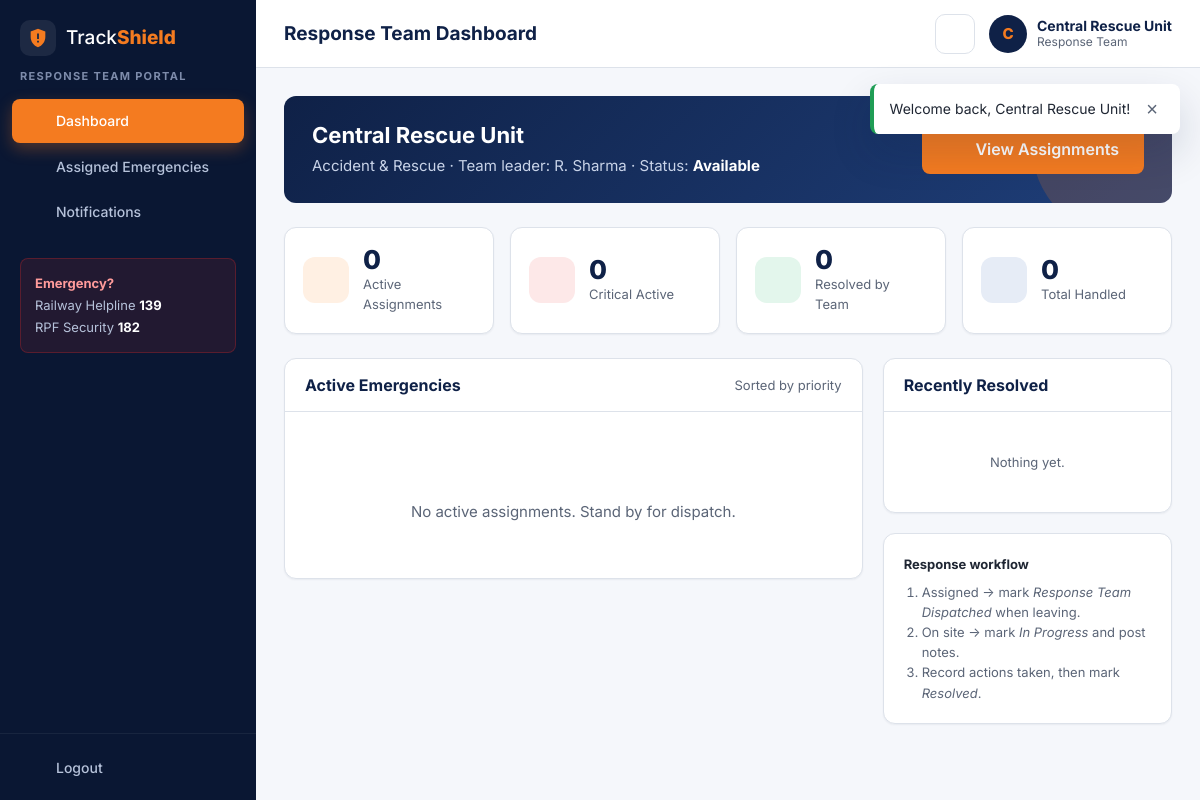
/response/dashboard.php (signed in), run on the app's committed database.
### tables this page shows
CREATE TABLE users (
  id          INT UNSIGNED NOT NULL AUTO_INCREMENT,
  full_name   VARCHAR(100) NOT NULL,
  email       VARCHAR(150) NOT NULL,
  phone       VARCHAR(20)  NOT NULL,
  password    VARCHAR(255) NOT NULL,
  role        ENUM('passenger','response','admin') NOT NULL DEFAULT 'passenger',
  status      ENUM('active','inactive') NOT NULL DEFAULT 'active',
  created_at  TIMESTAMP NOT NULL DEFAULT CURRENT_TIMESTAMP,
  PRIMARY KEY (id),
  UNIQUE KEY uq_users_email (email),
  KEY idx_users_role (role),
  KEY idx_users_status (status)
);

CREATE TABLE response_teams (
  id              INT UNSIGNED NOT NULL AUTO_INCREMENT,
  user_id         INT UNSIGNED DEFAULT NULL,
  team_name       VARCHAR(100) NOT NULL,
  team_leader     VARCHAR(100) NOT NULL,
  email           VARCHAR(150) NOT NULL,
  phone           VARCHAR(20)  NOT NULL,
  specialization  VARCHAR(100) NOT NULL,
  availability    ENUM('Available','Busy','Off Duty') NOT NULL DEFAULT 'Available',
  created_at      TIMESTAMP NOT NULL DEFAULT CURRENT_TIMESTAMP,
  PRIMARY KEY (id),
  UNIQUE KEY uq_team_name (team_name),
  UNIQUE KEY uq_team_user (user_id),
  KEY idx_team_availability (availability),
  CONSTRAINT fk_teams_user FOREIGN KEY (user_id)
    REFERENCES users (id) ON DELETE SET NULL ON UPDATE CASCADE
);

### includes/auth.php (called while the page is built, shortened)
<?php
require_once __DIR__ . '/functions.php';
function is_logged_in(): bool
{
    return !empty($_SESSION['user_id']);
}
function current_user(): ?array
{
    static $user = false;
    if ($user === false) {
        $user = null;
        if (is_logged_in()) {
            $stmt = db()->prepare('SELECT id, full_name, email, phone, role, status FROM users WHERE id = ?');
            $stmt->execute([$_SESSION['user_id']]);
            $user = $stmt->fetch() ?: null;
        }
    }
    return $user;
}
function require_role(string ...$roles): array
{
    $user = current_user();
    return $user;
}
function current_team(int $userId): ?array
{
    $stmt = db()->prepare('SELECT * FROM response_teams WHERE user_id = ?');
    $stmt->execute([$userId]);
    return $stmt->fetch() ?: null;
}

### config/database.php (called while the page is built, shortened)
<?php
function db(): PDO
{
    static $pdo = null;
    if ($pdo === null) {
        $dsn = 'mysql:host=' . DB_HOST . ';port=' . DB_PORT . ';dbname=' . DB_NAME . ';charset=utf8mb4';
        try {
            $pdo = new PDO($dsn, DB_USER, DB_PASS, [
                PDO::ATTR_ERRMODE            => PDO::ERRMODE_EXCEPTION,
                PDO::ATTR_DEFAULT_FETCH_MODE => PDO::FETCH_ASSOC,
                PDO::ATTR_EMULATE_PREPARES   => false,
            ]);
            $pdo->exec("SET time_zone = '" . (new DateTime())->format('P') . "'");
        } catch (PDOException $e) {
            error_log('TrackShield DB connection failed: ' . $e->getMessage());
            http_response_code(500);
            exit(APP_DEBUG ? 'Database connection failed: ' . htmlspecialchars($e->getMessage())
                           : 'Service temporarily unavailable. Please try again later.');
        }
    }
    return $pdo;
}

### response/dashboard.php (the view, shortened to what this page needs)
<?php
require_once __DIR__ . '/../includes/auth.php';
$user = require_role('response');
$pdo = db();
$team = current_team((int) $user['id']);
$stats = ['active' => 0, 'critical' => 0, 'resolved' => 0, 'total' => 0];
$active = $recentDone = [];
if ($team) {
    $s = $pdo->prepare("SELECT COUNT(*) total,
            COALESCE(SUM(a.assignment_status = 'Active'), 0) active,
            COALESCE(SUM(a.assignment_status = 'Active' AND e.priority = 'Critical'), 0) critical,
            COALESCE(SUM(a.assignment_status = 'Completed' AND e.status = 'Resolved'), 0) resolved
        FROM emergency_assignments a JOIN emergencies e ON e.id = a.emergency_id
        WHERE a.team_id = ? AND a.assignment_status <> 'Reassigned'");
    $s->execute([$team['id']]);
    $stats = $s->fetch();
    $s = $pdo->prepare("SELECT e.*, c.category_name, a.assigned_at FROM emergency_assignments a
        JOIN emergencies e ON e.id = a.emergency_id JOIN emergency_categories c ON c.id = e.category_id
        WHERE a.team_id = ? AND a.assignment_status = 'Active'
        ORDER BY FIELD(e.priority, 'Critical', 'High', 'Medium'), a.assigned_at");
    $s->execute([$team['id']]);
    $active = $s->fetchAll();
    $s = $pdo->prepare("SELECT e.id, e.reference_number, e.title, e.status, a.completed_at FROM emergency_assignments a
        JOIN emergencies e ON e.id = a.emergency_id
        WHERE a.team_id = ? AND a.assignment_status = 'Completed' ORDER BY a.completed_at DESC LIMIT 5");
    $s->execute([$team['id']]);
    $recentDone = $s->fetchAll();
}
$pageTitle = 'Response Team Dashboard';
$layout = 'app';
require __DIR__ . '/../includes/header.php';
?>
<?php if (!$team): ?>
    <div class="alert alert-warning">Your account is not linked to a response team yet. Please contact the administrator.</div>
<?php else: ?>
<section class="welcome">
    <div>
        <h2><?= e($team['team_name']) ?></h2>
        <p><?= e($team['specialization']) ?> &middot; Team leader: <?= e($team['team_leader']) ?> &middot; Status: <strong style="color:#fff"><?= e($team['availability']) ?></strong></p>
    </div>
    <a class="btn btn-accent btn-lg" href="<?= e(url('response/assigned-emergencies.php')) ?>"><?= icon('list') ?> View Assignments</a>
</section>
<div class="stat-grid">
    <div class="stat-card"><span class="ic ic-orange"><?= icon('activity', 22) ?></span><div><div class="val"><?= (int)$stats['active'] ?></div><div class="lbl">Active Assignments</div></div></div>
    <div class="stat-card"><span class="ic ic-red"><?= icon('alert', 22) ?></span><div><div class="val"><?= (int)$stats['critical'] ?></div><div class="lbl">Critical Active</div></div></div>
    <div class="stat-card"><span class="ic ic-green"><?= icon('check', 22) ?></span><div><div class="val"><?= (int)$stats['resolved'] ?></div><div class="lbl">Resolved by Team</div></div></div>
    <div class="stat-card"><span class="ic ic-navy"><?= icon('file', 22) ?></span><div><div class="val"><?= (int)$stats['total'] ?></div><div class="lbl">Total Handled</div></div></div>
</div>
<div class="grid-main-side">
    <div class="card">
        <div class="card-header"><h3>Active Emergencies</h3><span class="muted small">Sorted by priority</span></div>
        <?php if (!$active): ?>
            <div class="empty-state"><?= icon('check', 40) ?><p>No active assignments. Stand by for dispatch.</p></div>
        <?php else: foreach ($active as $r): ?>
            <a class="list-item" style="color:inherit" href="<?= e(url('response/emergency-details.php?id=' . (int)$r['id'])) ?>">
                <span class="ic <?= $r['priority'] === 'Critical' ? 'ic-red' : ($r['priority'] === 'High' ? 'ic-orange' : 'ic-navy') ?>"><?= icon('alert', 18) ?></span>
                <div class="body">
                    <strong><?= e($r['title']) ?></strong>
                    <span class="muted small"><span class="mono"><?= e($r['reference_number']) ?></span> · <?= e($r['category_name']) ?> · <?= e($r['station_name']) ?><?= $r['train_number'] ? ' · Train ' . e($r['train_number']) : '' ?></span>
                    <span class="muted small" style="display:block"><?= icon('map', 14) ?> <?= e($r['location']) ?> · assigned <?= e(time_ago($r['assigned_at'])) ?></span>
                </div>
                <div style="display:flex;flex-direction:column;gap:6px;align-items:flex-end"><?= priority_badge($r['priority']) ?><?= status_badge($r['status']) ?></div>
            </a>
        <?php endforeach; endif; ?>
    </div>
    <div class="stack">
        <div class="card">
            <div class="card-header"><h3>Recently Resolved</h3></div>
            <?php if (!$recentDone): ?><div class="empty-state small">Nothing yet.</div><?php endif; ?>
        </div>
        <div class="card"><div class="card-body small">
            <strong>Response workflow</strong>
            <ol class="muted" style="padding-left:18px;margin:8px 0 0">
                <li>Assigned &rarr; mark <em>Response Team Dispatched</em> when leaving.</li>
                <li>On site &rarr; mark <em>In Progress</em> and post notes.</li>
                <li>Record actions taken, then mark <em>Resolved</em>.</li>
            </ol>
        </div></div>
    </div>
</div>
<?php endif; ?>
<?php require __DIR__ . '/../includes/footer.php'; ?>

### includes/navbar.php (shortened to what this page needs)
<?php
$navUser = current_user();
$currentScript = basename($_SERVER['SCRIPT_NAME'] ?? '');
$brand = '<a class="brand" href="' . e(url('index.php')) . '"><span class="brand-mark" aria-hidden="true"><svg viewBox="0 0 24 24" width="22" height="22"><path fill="currentColor" d="M12 2 4 5v6c0 5 3.4 9.7 8 11 4.6-1.3 8-6 8-11V5l-8-3Zm-1 5h2v6h-2V7Zm0 8h2v2h-2v-2Z"/></svg></span><span>Track<strong>Shield</strong></span></a>';
if ($layout !== 'app'): ?>
<header class="site-nav">
    <div class="container nav-inner">
        <?= $brand ?>
        <button class="nav-toggle" type="button" aria-label="Toggle navigation" aria-expanded="false" data-toggle="nav"><?= icon('menu') ?></button>
        <nav class="nav-links" id="siteNav">
            <a href="<?= e(url('index.php#features')) ?>">Features</a>
            <a href="<?= e(url('index.php#how-it-works')) ?>">How it Works</a>
            <a href="<?= e(url('index.php#helplines')) ?>">Helplines</a>
            <?php if ($navUser): ?>
                <a class="btn btn-primary btn-sm" href="<?= e(url(dashboard_path($navUser['role']))) ?>">My Dashboard</a>
            <?php else: ?>
                <a href="<?= e(url('login.php')) ?>" class="<?= $currentScript === 'login.php' ? 'active' : '' ?>">Login</a>
                <a class="btn btn-accent btn-sm" href="<?= e(url('register.php')) ?>">Register</a>
            <?php endif; ?>
        </nav>
    </div>
</header>
<main class="site-main">
<?php else:
    $navRole = $navUser['role'] ?? 'passenger';
    $menus = [
        'passenger' => [
            ['passenger/dashboard.php', 'Dashboard', 'dashboard'],
            ['passenger/report-emergency.php', 'Report Emergency', 'alert'],
            ['passenger/my-emergencies.php', 'My Emergencies', 'list'],
            ['passenger/notifications.php', 'Notifications', 'bell'],
        ],
        'response' => [
            ['response/dashboard.php', 'Dashboard', 'dashboard'],
            ['response/assigned-emergencies.php', 'Assigned Emergencies', 'list'],
            ['response/notifications.php', 'Notifications', 'bell'],
        ],
        'admin' => [
            ['admin/dashboard.php', 'Dashboard', 'dashboard'],
            ['admin/emergencies.php', 'Emergencies', 'alert'],
            ['admin/manage-teams.php', 'Response Teams', 'team'],
            ['admin/manage-users.php', 'Users', 'users'],
            ['admin/categories.php', 'Categories', 'tag'],
            ['admin/reports.php', 'Reports & Analytics', 'chart'],
            ['admin/notifications.php', 'Notifications', 'bell'],
        ],
    ];
    $navRoleLabel = ['passenger' => 'Passenger', 'response' => 'Response Team', 'admin' => 'Administrator'][$navRole];
    $unread = $navUser ? unread_notification_count(db(), (int)$navUser['id']) : 0;
    $sectionMap = ['emergency-details.php' => ['passenger' => 'my-emergencies.php', 'admin' => 'emergencies.php', 'response' => 'assigned-emergencies.php'],
                   'assign-team.php' => ['admin' => 'emergencies.php'], 'update-status.php' => ['response' => 'assigned-emergencies.php']];
    $activeScript = $sectionMap[$currentScript][$navRole] ?? $currentScript;
?>
<div class="app">
    <aside class="sidebar" id="sidebar">
        <div class="sidebar-head"><?= $brand ?></div>
        <div class="sidebar-role"><?= e($navRoleLabel) ?> Portal</div>
        <nav class="sidebar-nav">
            <?php foreach ($menus[$navRole] as [$href, $label, $ic]): ?>
                <a href="<?= e(url($href)) ?>" class="<?= basename($href) === $activeScript ? 'active' : '' ?>">
                    <?= icon($ic) ?><span><?= e($label) ?></span>
                </a>
            <?php endforeach; ?>
        </nav>
        <div class="sidebar-help">
            <strong>Emergency?</strong>
            <span>Railway Helpline <b>139</b></span>
            <span>RPF Security <b>182</b></span>
        </div>
        <form method="post" action="<?= e(url('logout.php')) ?>" class="sidebar-logout">
            <button type="submit"><?= icon('logout') ?><span>Logout</span></button>
        </form>
    </aside>
    <div class="app-main">
        <header class="topbar">
            <h1 class="topbar-title"><?= e($pageTitle) ?></h1>
            <div class="topbar-actions">
                <a class="icon-btn bell" href="<?= e(url($navRole . '/notifications.php')) ?>" aria-label="Notifications">
                    <?= icon('bell') ?><?php if ($unread > 0): ?><span class="dot"><?= $unread > 9 ? '9+' : $unread ?></span><?php endif; ?>
                </a>
                <div class="user-chip">
                    <span class="avatar"><?= e(mb_strtoupper(mb_substr($navUser['full_name'] ?? '?', 0, 1))) ?></span>
                    <span class="user-meta"><strong><?= e($navUser['full_name'] ?? '') ?></strong><small><?= e($navRoleLabel) ?></small></span>
                </div>
            </div>
        </header>
        <main class="content">
<?php endif; ?>

### assets/css/style.css (style rules this page uses)
:root { --navy-900: #0a1733; --navy-800: #0f2147; --navy-700: #16305f; --navy-600: #1f3f7a; --navy-100: #e6ecf6; --orange-600: #e0670c; --orange-500: #f47b20; --orange-100: #fff0e3; --red-600: #d62828; --red-100: #fde8e8; --green-600: #1f9d55; --green-100: #e3f6ec; --amber-600: #b7791f; --amber-100: #fef5e1; --blue-600: #2563eb; --blue-100: #e5eefe; --purple-600: #7c3aed; --purple-100: #f1eafe; --teal-600: #0f8b8d; --teal-100: #e0f5f5; --grey-50: #f5f7fb; --grey-100: #eef1f6; --grey-200: #dde2ea; --grey-400: #9aa4b5; --grey-600: #5b6577; --grey-800: #1f2633; --white: #ffffff; --bg: var(--grey-50); --surface: var(--white); --text: var(--grey-800); --muted: var(--grey-600); --border: var(--grey-200); --radius: 12px; --radius-sm: 8px; --shadow-sm: 0 1px 2px rgba(15, 33, 71, .06); --shadow: 0 4px 16px rgba(15, 33, 71, .08); --shadow-lg: 0 18px 40px rgba(15, 33, 71, .16); --font: "Inter", system-ui, -apple-system, "Segoe UI", Roboto, Arial, sans-serif; }
*, *::before, *::after { box-sizing: border-box; }
html { scroll-behavior: smooth; }
body { margin: 0; font-family: var(--font); font-size: 15px; line-height: 1.55; color: var(--text); background: var(--bg); -webkit-font-smoothing: antialiased; }
a { color: var(--navy-600); text-decoration: none; }
h1, h2, h3, h4 { color: var(--navy-800); line-height: 1.25; margin: 0 0 .5em; }
p { margin: 0 0 1em; }
.muted { color: var(--muted); }
.small { font-size: 13px; }
.brand { display: inline-flex; align-items: center; gap: 10px; font-size: 20px; color: var(--navy-800); font-weight: 500; }
.brand strong { color: var(--orange-500); font-weight: 800; }
.brand-mark { width: 36px; height: 36px; border-radius: 10px; display: grid; place-items: center; background: var(--navy-800); color: var(--orange-500); }
.btn { display: inline-flex; align-items: center; justify-content: center; gap: 8px; padding: 10px 18px; border-radius: var(--radius-sm); border: 1px solid transparent; font: 600 14px/1.2 var(--font); cursor: pointer; transition: .15s ease; white-space: nowrap; text-decoration: none; }
.btn-accent { background: var(--orange-500); color: var(--white); }
.btn-lg { padding: 14px 24px; font-size: 16px; }
.card { background: var(--surface); border: 1px solid var(--border); border-radius: var(--radius); box-shadow: var(--shadow-sm); }
.card-header { padding: 16px 20px; border-bottom: 1px solid var(--border); display: flex; align-items: center; justify-content: space-between; gap: 12px; flex-wrap: wrap; }
.card-header h2, .card-header h3 { margin: 0; font-size: 16px; }
.card-body { padding: 20px; }
.empty-state { text-align: center; padding: 40px 20px; color: var(--muted); }

### data on the page
users: role "RESPONSE TEAM", full_name "C", full_name "Central Rescue Unit", role "Response Team"
response_teams: team_name "Central Rescue Unit", specialization "Accident & Rescue", team_leader "R. Sharma", availability "Available"

### other printed values
$label "Dashboard"
$label "Assigned Emergencies"
$label "Notifications"
$pageTitle "Response Team Dashboard"
$stats['active'] "0"
$stats['critical'] "0"
$stats['resolved'] "0"
$stats['total'] "0"
$f['message'] "Welcome back, Central Rescue Unit!"
